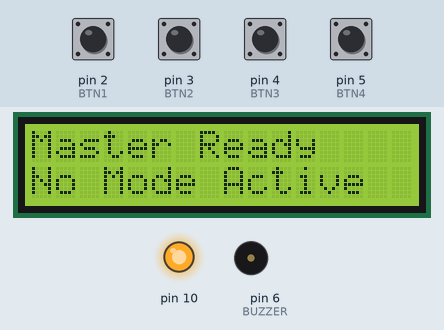
A sketch run on a simulated Arduino Uno, built with avr-gcc and run on an emulated ATmega328P. On the bench: 16×2 character LCD, output pins drawn as LEDs (lit = HIGH), buzzer (waves = sounding, pin HIGH). The test bench sets the inputs (shaded band); at power-on: pin 2 (BTN1), pin 3 (BTN2), pin 4 (BTN3), pin 5 (BTN4) HIGH. Pins used as bus, display or sensor lines are not drawn; what the sketch prints to the serial monitor is not drawn.

Above: at 1.2 s.
1.3 s: pin 2 (BTN1) pulled LOW for 1 s
At 3.1 s:
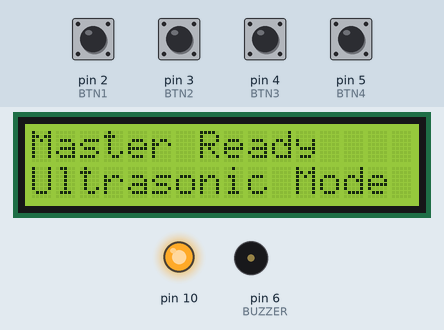
3.8 s: pin 3 (BTN2) pulled LOW for 0.15 s
At 5.2 s:
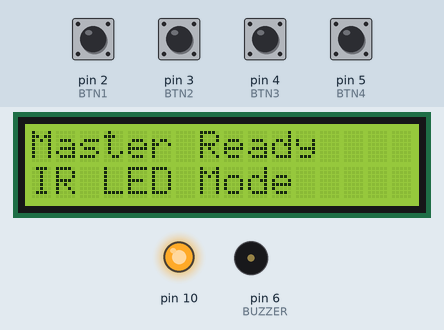
6.0 s: pin 4 (BTN3) pulled LOW for 0.15 s
At 7.9 s:
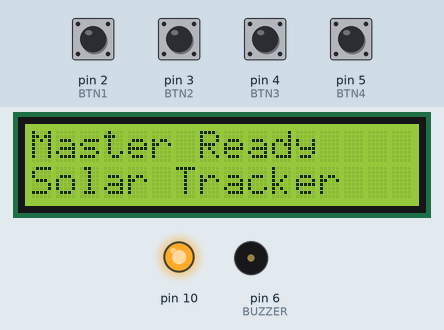
8.2 s: pin 5 (BTN4) pulled LOW for 0.15 s
At 8.29 s:
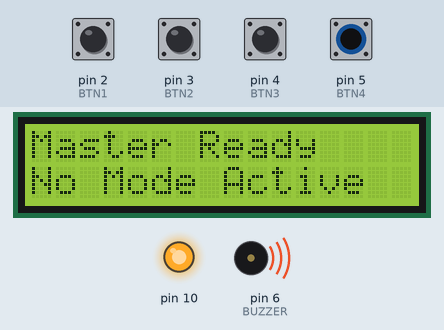
10.1 s: pin 2 (BTN1) pulled LOW for 0.15 s
At 10.19 s:
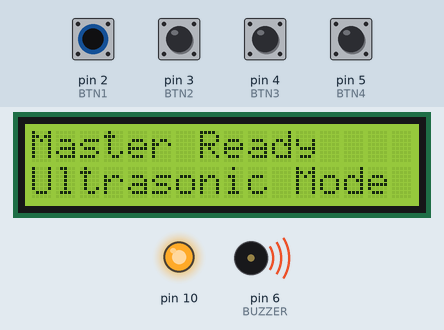
11.7 s: pin 3 (BTN2) pulled LOW for 1 s
At 12.4 s:
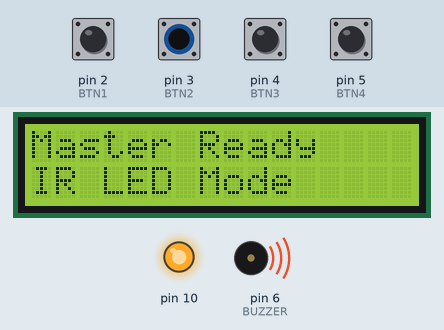
Timing chart, 0 to 14.7 s (numbered marks = the images above; inputs shaded):
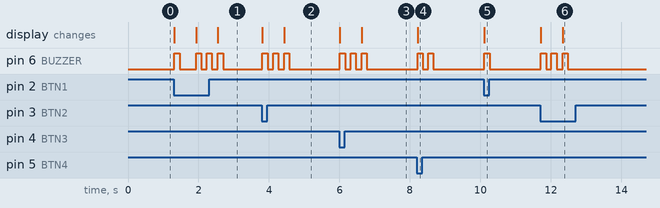

Measured:
- after the input at 1.3 s, pin 6 (BUZZER): LOW → HIGH at once, → LOW 0.15 s later, → HIGH 0.47 s later, → LOW 0.15 s later, … (8 changes in this stretch); the display: changes at once (image 1)
- after the input at 3.8 s, pin 6 (BUZZER): alternates HIGH for 0.15 s and LOW for 0.16 s, 6 changes in all, then stays LOW, starting at once; the display: first changes at once (image 2 shows a later state)
- after the input at 6.0 s, pin 6 (BUZZER): alternates HIGH for 0.15 s and LOW for 0.16 s, 6 changes in all, then stays LOW, starting at once; the display: first changes at once (image 3 shows a later state)
- after the input at 8.2 s, pin 6 (BUZZER): alternates HIGH for 0.15 s and LOW for 0.15 s, 4 changes in all, then stays LOW, starting at once; the display: changes at once (image 4)
- after the input at 10.1 s, pin 6 (BUZZER): LOW → HIGH at once, → LOW 0.15 s later; the display: changes at once (image 5)
- after the input at 11.7 s, pin 6 (BUZZER): alternates HIGH for 0.15 s and LOW for 0.16 s, 6 changes in all, then stays LOW, starting at once; the display: first changes at once (image 6 shows a later state)

The sketch:

MASTERSPI.ino
```cpp
#include <SPI.h>
#include <Wire.h>
#include <LiquidCrystal_I2C.h>

#define SS_SLAVE1 7
#define SS_SLAVE2 8
#define SS_SLAVE3 9

#define BTN1 2
#define BTN2 3
#define BTN3 4
#define BTN4 5
#define BUZZER 6

int activeSlave = 0;
LiquidCrystal_I2C lcd(0x27, 16, 2);

void setup() {
  Serial.begin(9600);
  SPI.begin();

  pinMode(SS_SLAVE1, OUTPUT);
  pinMode(SS_SLAVE2, OUTPUT);
  pinMode(SS_SLAVE3, OUTPUT);

  digitalWrite(SS_SLAVE1, HIGH);
  digitalWrite(SS_SLAVE2, HIGH);
  digitalWrite(SS_SLAVE3, HIGH);

  pinMode(BTN1, INPUT_PULLUP);
  pinMode(BTN2, INPUT_PULLUP);
  pinMode(BTN3, INPUT_PULLUP);
  pinMode(BTN4, INPUT_PULLUP);

  pinMode(BUZZER, OUTPUT);

  lcd.init();
  lcd.backlight();
  lcd.setCursor(0,0);
  lcd.print("Master Ready");
  lcd.setCursor(0,1);
  lcd.print("No Mode Active");
}

void loop() {
  if (digitalRead(BTN1) == LOW) { activateSlave(1); delay(300); }
  else if (digitalRead(BTN2) == LOW) { activateSlave(2); delay(300); }
  else if (digitalRead(BTN3) == LOW) { activateSlave(3); delay(300); }
  else if (digitalRead(BTN4) == LOW) { deactivateAll(); delay(300); }
}

void activateSlave(int slave) {
  deactivateAll(); // ensure only one active
  switch(slave){
    case 1:
      digitalWrite(SS_SLAVE1, LOW); activeSlave = 1; Serial.println("Slave 1 active");
      lcd.setCursor(0,1); lcd.print("Ultrasonic Mode "); break;
    case 2:
      digitalWrite(SS_SLAVE2, LOW); activeSlave = 2; Serial.println("Slave 2 active");
      lcd.setCursor(0,1); lcd.print("IR LED Mode     "); break;
    case 3:
      digitalWrite(SS_SLAVE3, LOW); activeSlave = 3; Serial.println("Slave 3 active");
      lcd.setCursor(0,1); lcd.print("Solar Tracker   "); break;
  }
  beep(1); // 1 beep on activation
}

void deactivateAll() {
  digitalWrite(SS_SLAVE1, HIGH);
  digitalWrite(SS_SLAVE2, HIGH);
  digitalWrite(SS_SLAVE3, HIGH);

  if(activeSlave != 0){
    Serial.print("Slave "); Serial.print(activeSlave); Serial.println(" deactivated.");
    activeSlave = 0;
    lcd.setCursor(0,1); lcd.print("No Mode Active  ");
    beep(2); // 2 beeps on deactivation
  }
}

void beep(int times){
  for(int i=0; i<times; i++){
    digitalWrite(BUZZER,HIGH);
    delay(150);
    digitalWrite(BUZZER,LOW);
    delay(150);
  }
}
```
